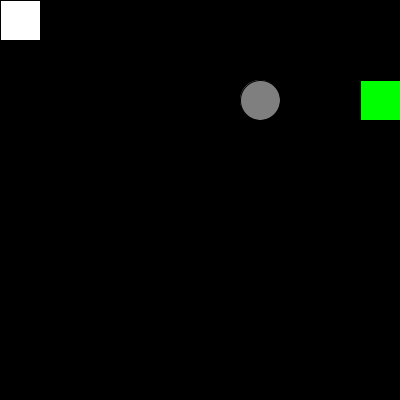
Frame 1 (no input)
Frame 60 (the mouse pressed at the canvas centre just before this capture): identical to frame 1, image omitted
Frame 120 (the mouse held since frame 60 and released just before this capture): identical to frame 1, image omitted

The Processing sketch that drew this single still picture (run headless with seeded random() and noise(); from frame 60 on, the mouse is pressed at the canvas centre):

// Processing sketch: Moduleopgave_3
// ── Moduleopgave_3.pde
float robotX = 0;
float robotY = 0;

float vrachtX = 0;
float vrachtY = 0;

float doelX = 0;
float doelY = 0;

float lengte = 40;
float hoogte = lengte;
float radius = lengte;

String ladingOpgepakt = "nee";
String stopLoop = "nee";

int kleurRobot = #FFFFFF;

void setup() {
  size(400,400);
  background(0);
  ellipseMode(CORNER);
  vrachtX = lengte * int(random(10));
  vrachtY = hoogte * int(random(10));
  doelX = lengte * int(random(10));
  doelY = hoogte * int(random(10));
}

void robot() {
  fill(kleurRobot);
  rect(robotX, robotY, lengte, hoogte);
}

void vracht() {
  fill(127, 127, 127);
  circle(vrachtX, vrachtY, radius); 
}

void doel() {
  fill(0, 255, 0);
  rect(doelX, doelY, lengte, hoogte);
}

void draw(){
  background(0);
  doel();
  robot();
  vracht();
  
  if (stopLoop == "ja"){
    noLoop();
  }
}

void keyPressed() {
  // Als er op enter wordt gedrukt
  if (key == ENTER) {
    // en de robot op de plek van de vracht staat en het doel bereikt
    if (robotX == vrachtX && robotY == vrachtY && robotX == doelX && robotY == doelY) {
      kleurRobot = #0000FF; 
      println("Je hebt gewonnen!");
      stopLoop = "ja";
      // en de robot op de plek van de vracht staat, maar het doel niet bereikt
      } else if (robotX == vrachtX && robotY == vrachtY) {
        switch(ladingOpgepakt) {
          case "ja":
            println("lading neergezet");
            kleurRobot = #FFFFFF;
            ladingOpgepakt = "nee";
            vrachtX = robotX;
            vrachtY = robotY;
            break;
          case "nee":
            println("lading opgepakt");
            kleurRobot = #00FF00;
            ladingOpgepakt = "ja";
            break;
      }
     // als de robot niet op de plek van de vracht staat
    } else {
      println("Lading kan alleen opgepakt worden wanneer je met de robot op de lading staat.");
    }
   // Als er op een pijltjestoets wordt gedrukt
  } else if (key == CODED) {
    switch(keyCode){
      case UP:
        robotY = constrain(robotY - hoogte, 0, height - hoogte);
        break;
      case RIGHT:
        robotX = constrain(robotX + lengte, 0, width - lengte);
        break;
      case DOWN:
        robotY = constrain(robotY + hoogte, 0, height - hoogte);
        break;
      case LEFT:
        robotX = constrain(robotX - lengte, 0, width + lengte);
        break;
    }
  // Als er op een overige toets wordt gedrukt 
  } else {
    println("Gebruik de pijltjestoetsen om de robot te bewegen.");
    println("Gebruik ENTER om een lading op te pakken of weer te laten staan.");
    println("Breng de lading naar het groene vlak");
  }
  
  if (ladingOpgepakt == "ja") {
    vrachtX = robotX;
    vrachtY = robotY;
  }   
}
